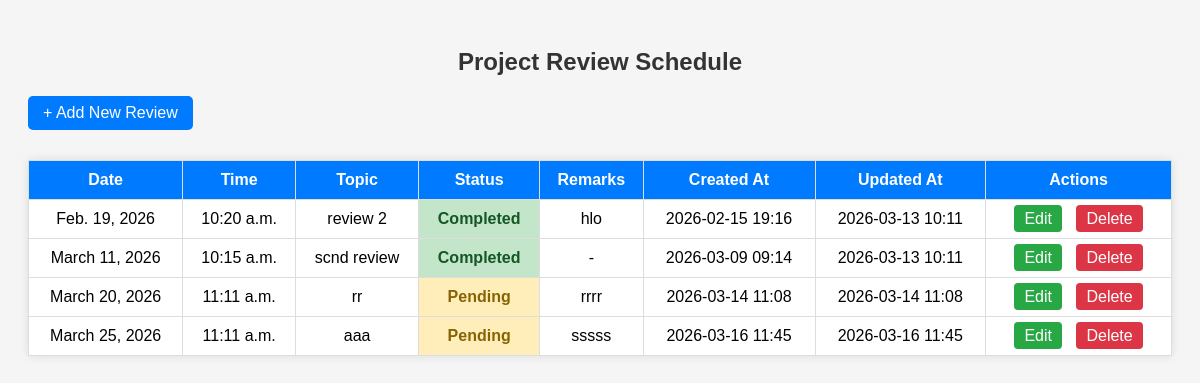
The app's page /WAdmin/review-schedule/ with its own data.
### Admin/models.py (models this page shows, shortened)
class ReviewSchedule(models.Model):
    review_date = models.DateField()
    review_time = models.TimeField()
    review_topic = models.CharField(max_length=200)
    STATUS_CHOICES = [
        ('Pending', 'Pending'),
        ('Completed', 'Completed'),
        ('Cancelled', 'Cancelled'),
    ]
    review_status = models.CharField(max_length=20, choices=STATUS_CHOICES, default='Pending')
    remarks = models.TextField(blank=True, null=True)  # optional notes
    created_at = models.DateTimeField(auto_now_add=True)
    updated_at = models.DateTimeField(auto_now=True)

### Admin/views.py (the view)
# urls.py: path('review-schedule/', views.review_schedule, name='review_schedule'),
def review_schedule(request):
    reviews = ReviewSchedule.objects.all().order_by('review_date', 'review_time')
    context = {'reviews': reviews}
    return render(request, 'Admin/review_schedule.html', context)

### Admin/templates/Admin/review_schedule.html (shortened to what this page needs)
<!doctype html>
<html lang="en">
  <head>
  </head>
  <body>
    <h2>Project Review Schedule</h2>
    <a href="{% url 'WAdmin:review_schedule_add' %}" class="add-btn"
      >+ Add New Review</a
    >
    {% if reviews %}
    <table>
      <tr>
        <th>Date</th>
        <th>Time</th>
        <th>Topic</th>
        <th>Status</th>
        <th>Remarks</th>
        <th>Created At</th>
        <th>Updated At</th>
        <th>Actions</th>
      </tr>
      {% for review in reviews %}
      <tr>
        <td>{{ review.review_date }}</td>
        <td>{{ review.review_time }}</td>
        <td>{{ review.review_topic }}</td>
        <td class="status-{{ review.review_status }}">
          {{ review.review_status }}
        </td>
        <td>{{ review.remarks|default:"-" }}</td>
        <td>{{ review.created_at|date:"Y-m-d H:i" }}</td>
        <td>{{ review.updated_at|date:"Y-m-d H:i" }}</td>
        <td class="action-buttons">
          <a
            href="{% url 'WAdmin:review_schedule_edit' review.id %}"
            class="edit-btn"
            >Edit</a
          >
          <a
            href="{% url 'WAdmin:review_schedule_delete' review.id %}"
            class="delete-btn"
            onclick="return confirm('Are you sure?');"
            >Delete</a
          >
        </td>
      </tr>
      {% endfor %}
    </table>
    {% else %}
    <p class="no-data">No review scheduled yet.</p>
    {% endif %}
  </body>
</html>

### Admin/templates/Admin/review_schedule.html (style rules this page uses)
body { font-family: Arial, sans-serif; padding: 20px; background-color: #f5f5f5; }
h2 { text-align: center; color: #333; }
table { width: 100%; border-collapse: collapse; background-color: #fff; margin-top: 20px; box-shadow: 0 0 10px rgba(0, 0, 0, 0.1); }
table th, table td { padding: 10px; text-align: center; border: 1px solid #ddd; }
table th { background-color: #007bff; color: #fff; }
.status-Pending { background-color: #ffeeba; color: #856404; font-weight: bold; }
.status-Completed { background-color: #c3e6cb; color: #155724; font-weight: bold; }
.action-buttons a { margin: 0 5px; text-decoration: none; padding: 5px 10px; border-radius: 4px; color: #fff; }
.edit-btn { background-color: #28a745; }
.delete-btn { background-color: #dc3545; }
.add-btn { display: inline-block; margin-bottom: 10px; padding: 8px 15px; background-color: #007bff; color: #fff; text-decoration: none; border-radius: 5px; }

### records on screen
ReviewSchedule: review_date "Feb. 19, 2026", review_time "10:20 a.m.", review_topic "review 2", review_status "Completed", remarks "hlo", created_at "2026-02-15 19:16", updated_at "2026-03-13 10:11"
ReviewSchedule: review_date "March 11, 2026", review_time "10:15 a.m.", review_topic "scnd review", review_status "Completed", remarks "-", created_at "2026-03-09 09:14", updated_at "2026-03-13 10:11"
ReviewSchedule: review_date "March 20, 2026", review_time "11:11 a.m.", review_topic "rr", review_status "Pending", remarks "rrrr", created_at "2026-03-14 11:08", updated_at "2026-03-14 11:08"
ReviewSchedule: review_date "March 25, 2026", review_time "11:11 a.m.", review_topic "aaa", review_status "Pending", remarks "sssss", created_at "2026-03-16 11:45", updated_at "2026-03-16 11:45"
